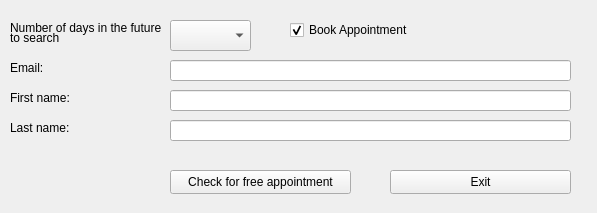
<?xml version="1.0" encoding="UTF-8"?>
<ui version="4.0">
 <class>AppointmentFinder</class>
 <widget class="QWidget" name="AppointmentFinder">
  <property name="geometry">
   <rect>
    <x>0</x>
    <y>0</y>
    <width>597</width>
    <height>213</height>
   </rect>
  </property>
  <property name="windowTitle">
   <string>Form</string>
  </property>
  <widget class="QLabel" name="labelDOB">
   <property name="geometry">
    <rect>
     <x>10</x>
     <y>20</y>
     <width>161</width>
     <height>16</height>
    </rect>
   </property>
   <property name="text">
    <string>Number of days in the future</string>
   </property>
  </widget>
  <widget class="QLabel" name="labelEmail">
   <property name="geometry">
    <rect>
     <x>10</x>
     <y>60</y>
     <width>49</width>
     <height>16</height>
    </rect>
   </property>
   <property name="text">
    <string>Email:</string>
   </property>
  </widget>
  <widget class="QLabel" name="labelFirstname">
   <property name="geometry">
    <rect>
     <x>10</x>
     <y>90</y>
     <width>61</width>
     <height>16</height>
    </rect>
   </property>
   <property name="text">
    <string>First name:</string>
   </property>
  </widget>
  <widget class="QLineEdit" name="entryFirstName">
   <property name="geometry">
    <rect>
     <x>170</x>
     <y>90</y>
     <width>401</width>
     <height>21</height>
    </rect>
   </property>
  </widget>
  <widget class="QLineEdit" name="entryEmail">
   <property name="geometry">
    <rect>
     <x>170</x>
     <y>60</y>
     <width>401</width>
     <height>21</height>
    </rect>
   </property>
  </widget>
  <widget class="QLabel" name="labelLastName">
   <property name="geometry">
    <rect>
     <x>10</x>
     <y>120</y>
     <width>71</width>
     <height>16</height>
    </rect>
   </property>
   <property name="text">
    <string>Last name:</string>
   </property>
  </widget>
  <widget class="QLineEdit" name="entryLastName">
   <property name="geometry">
    <rect>
     <x>170</x>
     <y>120</y>
     <width>401</width>
     <height>21</height>
    </rect>
   </property>
  </widget>
  <widget class="QPushButton" name="cmdGetCode">
   <property name="geometry">
    <rect>
     <x>170</x>
     <y>170</y>
     <width>181</width>
     <height>24</height>
    </rect>
   </property>
   <property name="text">
    <string>Check for free appointment</string>
   </property>
  </widget>
  <widget class="QPushButton" name="cmdExit">
   <property name="geometry">
    <rect>
     <x>390</x>
     <y>170</y>
     <width>181</width>
     <height>24</height>
    </rect>
   </property>
   <property name="text">
    <string>Exit</string>
   </property>
  </widget>
  <widget class="QComboBox" name="cboDays">
   <property name="geometry">
    <rect>
     <x>170</x>
     <y>20</y>
     <width>81</width>
     <height>31</height>
    </rect>
   </property>
  </widget>
  <widget class="QCheckBox" name="checkBoxCode">
   <property name="enabled">
    <bool>true</bool>
   </property>
   <property name="geometry">
    <rect>
     <x>290</x>
     <y>20</y>
     <width>161</width>
     <height>20</height>
    </rect>
   </property>
   <property name="toolTip">
    <string>If checked, it will proceed with booking the first appointment it finds</string>
   </property>
   <property name="text">
    <string>Book Appointment</string>
   </property>
   <property name="checked">
    <bool>true</bool>
   </property>
  </widget>
  <widget class="QLabel" name="labelDOB_2">
   <property name="geometry">
    <rect>
     <x>10</x>
     <y>30</y>
     <width>61</width>
     <height>16</height>
    </rect>
   </property>
   <property name="text">
    <string>to search</string>
   </property>
  </widget>
 </widget>
 <resources/>
 <connections/>
</ui>
